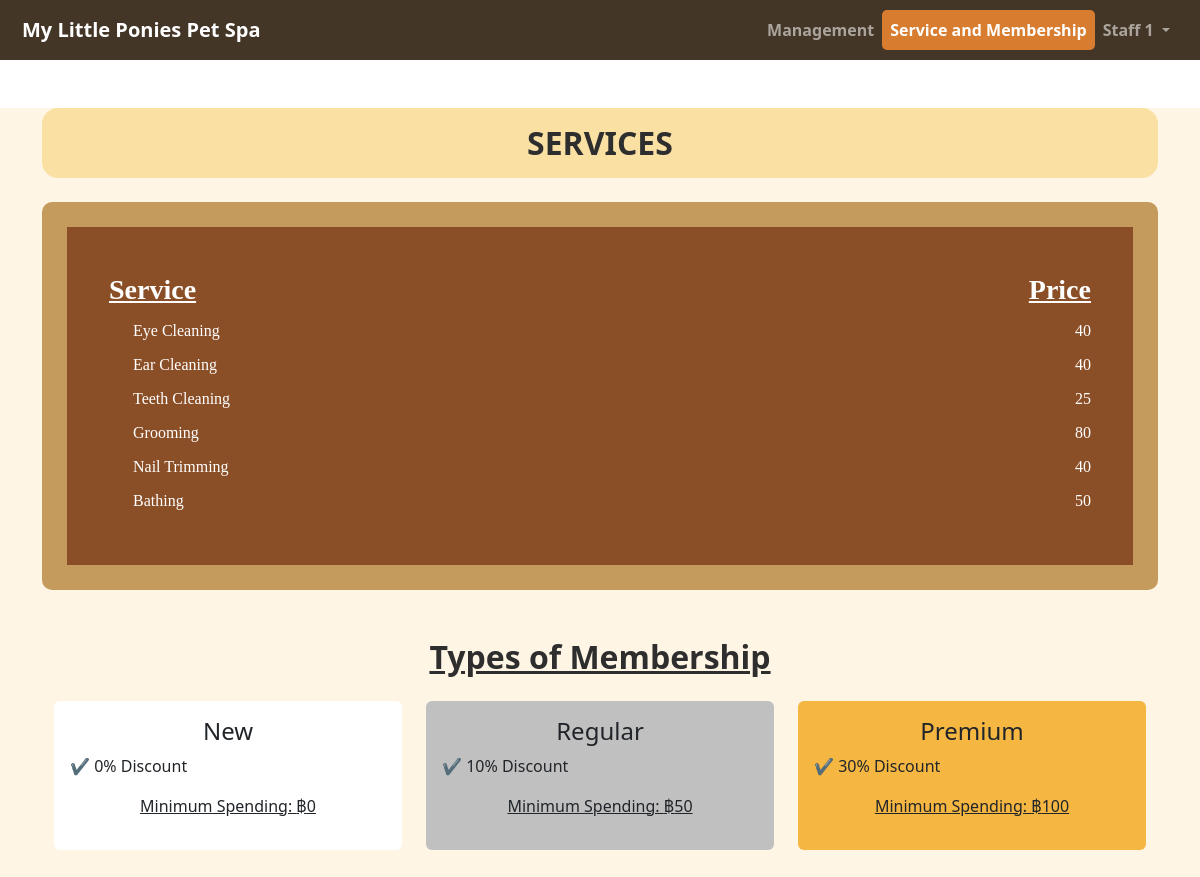
/admin_services_membership (signed in), run on the app's committed database.
### tables this page shows
CREATE TABLE services(
id INTEGER PRIMARY KEY AUTOINCREMENT,
name TEXT NOT NULL,
price INTEGER NOT NULL);

### apptesting.py (the view)
@app.route('/admin_services_membership')
def adminServicesMembership():
    db.execute('SELECT * FROM users WHERE id=?', [session['user_id']])
    user = db.fetchall()
    name = pickle.loads(user[0]['user_object']).name
    flash(name)
    db.execute('SELECT * FROM services')
    services = db.fetchall()
    serviceList = []
    for service in services:
        serviceList.append([service['name'], service['price']])
    flash(serviceList)
    new_discount = spa_system.membership_benefits["New"]["discount"]
    newMinimumSpending = spa_system.membership_benefits["New"]["spending_limit"]
    flash(new_discount)
    flash(newMinimumSpending)
    regular_discount = spa_system.membership_benefits["Regular"]["discount"]
    regularMinimumSpending = spa_system.membership_benefits["Regular"]["spending_limit"]
    flash(regular_discount)
    flash(regularMinimumSpending)
    premium_discount = spa_system.membership_benefits["Premium"]["discount"]
    premiumMinimumSpending = spa_system.membership_benefits["Premium"]["spending_limit"]
    flash(premium_discount)
    flash(premiumMinimumSpending)
    return render_template("admin_services_membership.html")

### apptesting.py (called while the page is built)
    @property
    def name(self):
        return self.__name

    @property
    def membership_benefits(self):
        return self.__membership_benefits

### templates/admin_services_membership.html (shortened to what this page needs)
{% extends 'layout.html' %}
{% block nav %}
<a class="navbar-brand" href="{{ url_for('adminDashboard') }}">My Little Ponies Pet Spa</a>
<div class="collapse navbar-collapse" id="navbarNav">
    <ul class="navbar-nav ms-auto">
        <li class="nav-item"><a class="nav-link" href="{{ url_for('adminDashboard') }}">Management</a></li>
        <li class="nav-item"><a class="nav-link active" href="{{ url_for('adminServicesMembership') }}">Service and Membership</a></li>
        <li class="nav-item dropdown">
            <a class="nav-link dropdown-toggle" href="#" id="userDropdown" role="button" data-bs-toggle="dropdown" aria-expanded="false">
                {% with message = get_flashed_messages() %}
                    {{ message[0] }}
                {% endwith %}
            </a>
          </li>
    </ul>
</div>
{% endblock %}
{% block main %}
    <header class="container-fluid services_page_hero px-5">
    </header>
    <div class="container">
            <h2 class="text-center fw-bold py-3 mb-4 rounded-4" style="background-color: #FAE0A3;">SERVICES</h2>
        <div class="service-card">
        <div class="row mb-2 fw-bold">
            <div class="col-8 fs-3 text-decoration-underline">Service</div>
            <div class="col-4 text-end fs-3 text-decoration-underline">Price</div>
        </div>
        {% with messages = get_flashed_messages() %}
            {% for service in messages[1] %}
                <div class="row mb-2">
                    <div class="col-8">
                    <div class="form-check">
                        <label class="form-check-label" for="eyeCleaning">{{ service[0] }}</label>
                    </div>
                    </div>
                    <div class="col-4 text-end">{{ service[1] }}</div>
                </div>
            {% endfor %}
        {% endwith %}
        </div>
        <div class="container my-5">
            <h2 class="text-center fw-bold" style="text-decoration: underline">Types of Membership</h2>
            <div class="row mt-4 position-relative">
                <div class="col-md-4 d-flex">
                    <div class="p-3 text-start rounded d-flex flex-column w-100" style="background-color: #fff;">
                        <h4 class="text-center">New</h4>
                        <p><span class="text-success">✔</span>
                            {% with messages = get_flashed_messages() %}
                                {{ messages[2] }} Discount
                            {% endwith %}
                        </p>
                        <p class="mt-auto text-decoration-underline text-center">Minimum Spending:
                            {% with messages = get_flashed_messages() %}
                                &#3647;{{ messages[3] }}
                            {% endwith %}
                        </p>
                    </div>
                </div>
                <div class="col-md-4 d-flex">
                    <div class="p-3 text-start rounded d-flex flex-column w-100" style="background-color: #c0c0c0;">
                        <h4 class="text-center">Regular</h4>
                        <p><span class="text-success">✔</span>
                        {% with messages = get_flashed_messages() %}
                            {{ messages[4] }} Discount
                        {% endwith %}
                        </p>
                        <p class="mt-auto text-decoration-underline text-center">Minimum Spending:
                            {% with messages = get_flashed_messages() %}
                                &#3647;{{ messages[5] }}
                            {% endwith %}
                        </p>
                    </div>
                </div>
                <div class="col-md-4 d-flex">
                    <div class="p-3 text-start rounded d-flex flex-column w-100" style="background-color: #f5b742;">
                        <h4 class="text-center">Premium</h4>
                        <p><span class="text-success">✔</span>
                            {% with messages = get_flashed_messages() %}
                                {{ messages[6] }} Discount
                            {% endwith %}
                        </p>
                        <p class="mt-auto text-decoration-underline text-center">Minimum Spending:
                            {% with messages = get_flashed_messages() %}
                                &#3647;{{ messages[7] }}
                            {% endwith %}
                        </p>
                    </div>
                </div>
            </div>
        </div>
{% endblock %}

### static/main.css (style rules this page uses)
body { background-color:#FFF5E4; display: flex; flex-direction: column; align-items: center; justify-content: center; }
.navbar .nav-link.active { background-color: #d87c30; border-radius: 5px; }
.services_page_hero { width: 100%; margin: 0; padding: 24px 0; background-color: #ffffff; }
.service-card { background-color: #8B4F27; color: white; padding: 42px; border-radius: 10px; border: 25px solid #C59A5D; font-family: 'Indie Flower', cursive; }
h2 { color: #2e2e2e; }

### data on the page
services: name "Eye Cleaning", price "40"
services: name "Ear Cleaning", price "40"
services: name "Teeth Cleaning", price "25"
services: name "Grooming", price "80"
services: name "Nail Trimming", price "40"
services: name "Bathing", price "50"

### other printed values
{{ message[0] }} "Staff 1"
{{ messages[2] }} "0%"
{{ messages[3] }} "0"
{{ messages[4] }} "10%"
{{ messages[5] }} "50"
{{ messages[6] }} "30%"
{{ messages[7] }} "100"
